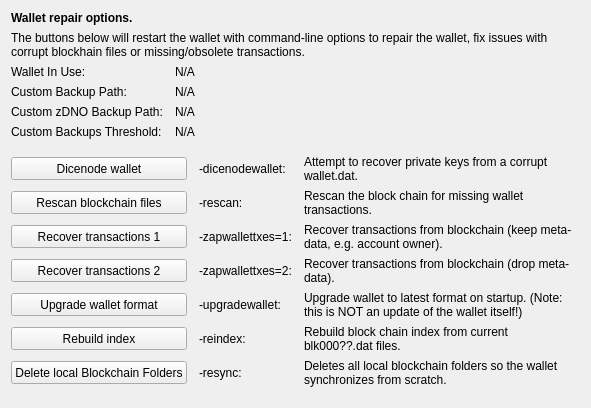
     <widget class="QWidget" name="tab_repair">
      <attribute name="title">
       <string>&amp;Wallet Repair</string>
      </attribute>
      <layout class="QGridLayout" name="gridLayout_4" columnstretch="0,0,0,0">
       <property name="horizontalSpacing">
        <number>12</number>
       </property>
       <item row="0" column="0" colspan="4">
        <widget class="QLabel" name="label_repair_header">
         <property name="font">
          <font>
           <weight>75</weight>
           <bold>true</bold>
          </font>
         </property>
         <property name="text">
          <string>Wallet repair options.</string>
         </property>
        </widget>
       </item>
       <item row="1" column="0" colspan="4">
        <widget class="QLabel" name="label_repair_helptext">
         <property name="font">
          <font>
           <weight>50</weight>
           <bold>false</bold>
          </font>
         </property>
         <property name="text">
          <string>The buttons below will restart the wallet with command-line options to repair the wallet, fix issues with corrupt blockhain files or missing/obsolete transactions.</string>
         </property>
         <property name="wordWrap">
          <bool>true</bool>
         </property>
        </widget>
       </item>
       <item row="2" column="0">
        <widget class="QLabel" name="wallet_path_label">
         <property name="text">
          <string>Wallet In Use:</string>
         </property>
        </widget>
       </item>
       <item row="2" column="1" colspan="3">
        <widget class="QLabel" name="wallet_path">
         <property name="cursor">
          <cursorShape>IBeamCursor</cursorShape>
         </property>
         <property name="text">
          <string>N/A</string>
         </property>
         <property name="textFormat">
          <enum>Qt::PlainText</enum>
         </property>
         <property name="textInteractionFlags">
          <set>Qt::LinksAccessibleByMouse|Qt::TextSelectableByKeyboard|Qt::TextSelectableByMouse</set>
         </property>
        </widget>
       </item>
       <item row="3" column="0">
        <widget class="QLabel" name="wallet_custombackuppath_label">
         <property name="text">
          <string>Custom Backup Path:</string>
         </property>
         <property name="visible">
          <bool>false</bool>
         </property>
        </widget>
       </item>
       <item row="3" column="1" colspan="3">
        <widget class="QLabel" name="wallet_custombackuppath">
         <property name="cursor">
          <cursorShape>IBeamCursor</cursorShape>
         </property>
         <property name="text">
          <string>N/A</string>
         </property>
         <property name="textFormat">
          <enum>Qt::PlainText</enum>
         </property>
         <property name="textInteractionFlags">
          <set>Qt::LinksAccessibleByMouse|Qt::TextSelectableByKeyboard|Qt::TextSelectableByMouse</set>
         </property>
         <property name="visible">
          <bool>false</bool>
         </property>
        </widget>
       </item>
       <item row="4" column="0">
        <widget class="QLabel" name="wallet_customzbulpbackuppath_label">
         <property name="text">
          <string>Custom zDNO Backup Path:</string>
         </property>
         <property name="visible">
          <bool>false</bool>
         </property>
        </widget>
       </item>
       <item row="4" column="1" colspan="3">
        <widget class="QLabel" name="wallet_customzbulpbackuppath">
         <property name="cursor">
          <cursorShape>IBeamCursor</cursorShape>
         </property>
         <property name="text">
          <string>N/A</string>
         </property>
         <property name="textFormat">
          <enum>Qt::PlainText</enum>
         </property>
         <property name="textInteractionFlags">
          <set>Qt::LinksAccessibleByMouse|Qt::TextSelectableByKeyboard|Qt::TextSelectableByMouse</set>
         </property>
         <property name="visible">
          <bool>false</bool>
         </property>
        </widget>
       </item>
       <item row="5" column="0">
        <widget class="QLabel" name="wallet_custombackupthreshold_label">
         <property name="text">
          <string>Custom Backups Threshold:</string>
         </property>
         <property name="visible">
          <bool>false</bool>
         </property>
        </widget>
       </item>
       <item row="5" column="1" colspan="3">
        <widget class="QLabel" name="wallet_custombackupthreshold">
         <property name="cursor">
          <cursorShape>IBeamCursor</cursorShape>
         </property>
         <property name="text">
          <string>N/A</string>
         </property>
         <property name="textFormat">
          <enum>Qt::PlainText</enum>
         </property>
         <property name="textInteractionFlags">
          <set>Qt::LinksAccessibleByMouse|Qt::TextSelectableByKeyboard|Qt::TextSelectableByMouse</set>
         </property>
         <property name="visible">
          <bool>false</bool>
         </property>
        </widget>
       </item>
       <item row="6" column="0">
        <spacer name="verticalSpacer_repair1">
         <property name="orientation">
          <enum>Qt::Vertical</enum>
         </property>
         <property name="sizeHint" stdset="0">
          <size>
           <width>10</width>
           <height>10</height>
          </size>
         </property>
        </spacer>
       </item>
       <item row="7" column="0" colspan="2">
        <widget class="QPushButton" name="btn_dicenodewallet">
         <property name="minimumSize">
          <size>
           <width>100</width>
           <height>23</height>
          </size>
         </property>
         <property name="text">
          <string>Dicenode wallet</string>
         </property>
        </widget>
       </item>
       <item row="7" column="2">
        <widget class="QLabel" name="label_repair_dicenode_command">
         <property name="text">
          <string notr="true">-dicenodewallet:</string>
         </property>
        </widget>
       </item>
       <item row="7" column="3">
        <widget class="QLabel" name="label_repair_dicenode">
         <property name="text">
          <string>Attempt to recover private keys from a corrupt wallet.dat.</string>
         </property>
         <property name="wordWrap">
          <bool>true</bool>
         </property>
        </widget>
       </item>
       <item row="8" column="0" colspan="2">
        <widget class="QPushButton" name="btn_rescan">
         <property name="minimumSize">
          <size>
           <width>100</width>
           <height>23</height>
          </size>
         </property>
         <property name="text">
          <string>Rescan blockchain files</string>
         </property>
        </widget>
       </item>
       <item row="8" column="2">
        <widget class="QLabel" name="label_repair_rescan_command">
         <property name="text">
          <string notr="true">-rescan:</string>
         </property>
        </widget>
       </item>
       <item row="8" column="3">
        <widget class="QLabel" name="label_repair_rescan">
         <property name="text">
          <string>Rescan the block chain for missing wallet transactions.</string>
         </property>
         <property name="wordWrap">
          <bool>true</bool>
         </property>
        </widget>
       </item>
       <item row="9" column="0" colspan="2">
        <widget class="QPushButton" name="btn_zapwallettxes1">
         <property name="minimumSize">
          <size>
           <width>100</width>
           <height>23</height>
          </size>
         </property>
         <property name="text">
          <string>Recover transactions 1</string>
         </property>
        </widget>
       </item>
       <item row="9" column="2">
        <widget class="QLabel" name="label_repair_zap1_command">
         <property name="text">
          <string notr="true">-zapwallettxes=1:</string>
         </property>
        </widget>
       </item>
       <item row="9" column="3">
        <widget class="QLabel" name="label_repair_zap1">
         <property name="text">
          <string>Recover transactions from blockchain (keep meta-data, e.g. account owner).</string>
         </property>
         <property name="wordWrap">
          <bool>true</bool>
         </property>
        </widget>
       </item>
       <item row="10" column="0" colspan="2">
        <widget class="QPushButton" name="btn_zapwallettxes2">
         <property name="minimumSize">
          <size>
           <width>100</width>
           <height>23</height>
          </size>
         </property>
         <property name="text">
          <string>Recover transactions 2</string>
         </property>
        </widget>
       </item>
       <item row="10" column="2">
        <widget class="QLabel" name="label_repair_zap2_command">
         <property name="text">
          <string notr="true">-zapwallettxes=2:</string>
         </property>
        </widget>
       </item>
       <item row="10" column="3">
        <widget class="QLabel" name="label_repair_zap2">
         <property name="text">
          <string>Recover transactions from blockchain (drop meta-data).</string>
         </property>
         <property name="wordWrap">
          <bool>true</bool>
         </property>
        </widget>
       </item>
       <item row="11" column="0" colspan="2">
        <widget class="QPushButton" name="btn_upgradewallet">
         <property name="minimumSize">
          <size>
           <width>100</width>
           <height>23</height>
          </size>
         </property>
         <property name="text">
          <string>Upgrade wallet format</string>
         </property>
        </widget>
       </item>
       <item row="11" column="2">
        <widget class="QLabel" name="label_repair_upgrade_command">
         <property name="text">
          <string notr="true">-upgradewallet:</string>
         </property>
        </widget>
       </item>
       <item row="11" column="3">
        <widget class="QLabel" name="label_repair_upgrade">
         <property name="text">
          <string>Upgrade wallet to latest format on startup. (Note: this is NOT an update of the wallet itself!)</string>
         </property>
         <property name="wordWrap">
          <bool>true</bool>
         </property>
        </widget>
       </item>
       <item row="12" column="0" colspan="2">
        <widget class="QPushButton" name="btn_reindex">
         <property name="minimumSize">
          <size>
           <width>100</width>
           <height>23</height>
          </size>
         </property>
         <property name="text">
          <string>Rebuild index</string>
         </property>
        </widget>
       </item>
       <item row="12" column="2">
        <widget class="QLabel" name="label_repair_reindex_command">
         <property name="text">
          <string notr="true">-reindex:</string>
         </property>
        </widget>
       </item>
       <item row="12" column="3">
        <widget class="QLabel" name="label_repair_reindex">
         <property name="text">
          <string>Rebuild block chain index from current blk000??.dat files.</string>
         </property>
         <property name="wordWrap">
          <bool>true</bool>
         </property>
        </widget>
       </item>
       <item row="13" column="0" colspan="2">
        <widget class="QPushButton" name="btn_resync">
         <property name="minimumSize">
          <size>
           <width>100</width>
           <height>23</height>
          </size>
         </property>
         <property name="text">
          <string>Delete local Blockchain Folders</string>
         </property>
        </widget>
       </item>
       <item row="13" column="2">
        <widget class="QLabel" name="label_repair_resync_command">
         <property name="text">
          <string>-resync:</string>
         </property>
        </widget>
       </item>
       <item row="13" column="3">
        <widget class="QLabel" name="label_repair_resync">
         <property name="text">
          <string>Deletes all local blockchain folders so the wallet synchronizes from scratch.</string>
         </property>
         <property name="wordWrap">
          <bool>true</bool>
         </property>
        </widget>
       </item>
       <item row="14" column="0">
        <spacer name="verticalSpacer_repair2">
         <property name="orientation">
          <enum>Qt::Vertical</enum>
         </property>
         <property name="sizeHint" stdset="0">
          <size>
           <width>20</width>
           <height>10</height>
          </size>
         </property>
        </spacer>
       </item>
      </layout>
     </widget>
